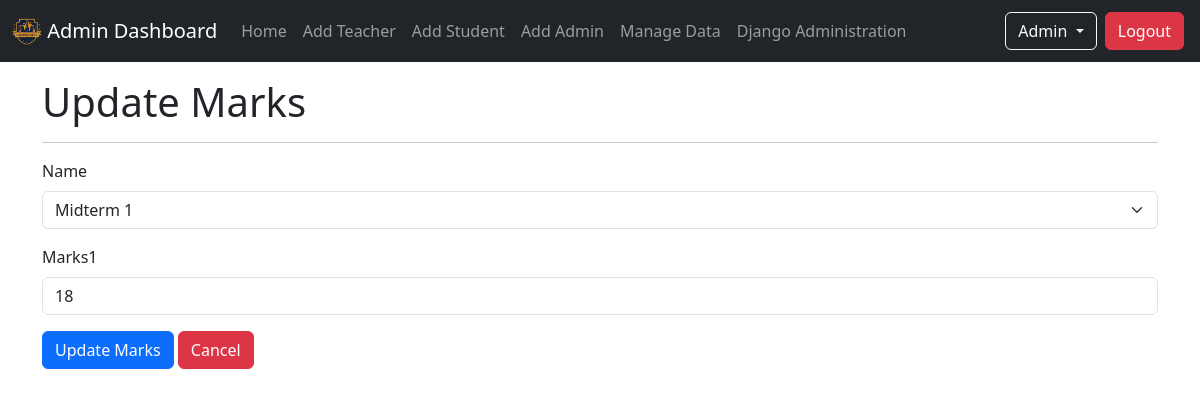
Page /admin_home/manage_data/marks/1/edit (signed in) on the committed database.
### info/models.py (models this page shows, shortened)
class User(AbstractUser):
    is_student = models.BooleanField(default=False, verbose_name='Student Status')
    is_teacher = models.BooleanField(default=False, verbose_name='Teacher Status')
    is_hod = models.BooleanField(default=False, verbose_name='HOD Status')

class Marks(models.Model):
    student_course = models.ForeignKey(StudentCourse, on_delete=models.CASCADE)
    name = models.CharField(max_length=50, choices=exam_name, default='Midterm 1')
    marks1 = models.IntegerField(default=0, validators=[MinValueValidator(0), MaxValueValidator(100)])
    class Meta:
        unique_together = ('student_course', 'name')

### info/views.py (the view, shortened to what this page needs)
# urls.py: path('admin_home/manage_data/marks/<int:pk>/edit', views.UpdateMarks.as_view(), name= 'update_marks'),
class UpdateMarks(LoginRequiredMixin, SuccessMessageMixin, UpdateView):
    model = Marks
    fields = ['name', 'marks1']
    template_name = 'info/admin/marks_form.html'
    success_message = "Marks was successfully updated."
    context_object_name = 'marks'
    pk_url_kwarg = 'pk'
    def get(self, request, *args, **kwargs):
        self.object = None
        if not request.user.is_superuser:
            return redirect('info:unauthorize_view')
        return super().get(request, *args, **kwargs)
    def get_context_data(self, **kwargs):
        context = super(UpdateMarks, self).get_context_data(**kwargs)
        context['form_type'] = 'Update'
        return context

### info/templates/info/admin/marks_form.html (shortened to what this page needs)
{% extends 'base_master.html' %}
{% load django_bootstrap5 %}
{% block content %}
    <div class="container mt-3">
        {% if form_type == 'Update' %}
            <h1>Update Marks</h1>
        {% else %}
            <h1>Create Marks</h1>
        {% endif %}
        <hr>
        <form class="mb-3" action="" method="post">
            {% bootstrap_form form %}
            <button type="submit" class="btn btn-primary">
                {% if form_type == 'Update' %}
                    Update Marks
                {% else %}
                    Submit Marks
                {% endif %}
           </button>
            <button type="button" class="btn btn-danger"
                onclick="window.location='{% url 'info:student_course_detail' marks.student_course_id %}'">Cancel</button>
        </form>
    </div>
{% endblock content %}

### templates/includes/navbar.html (shortened to what this page needs)
{% load static %}
<nav class="navbar navbar-expand-sm navbar-dark bg-dark" aria-label="University Navbar">
  <div class="container-fluid">
    <a class="navbar-brand" href="/">
      <img src="{% static 'info/img/univ-logo.png' %}" alt="Logo" width="30" class="d-inline-block align-text-top">
      {% if request.user.is_authenticated  %}
        {% if request.user.is_student %}
          Student Dashboard
        {% elif request.user.is_teacher %}
          Teacher Dashboard
        {% else %}
          Admin Dashboard
        {% endif %}
      {% else %}
        University
      {% endif %}
    </a>
    <div class="collapse navbar-collapse" id="navbar">
      <ul class="navbar-nav me-auto mb-2 mb-sm-0">
        {% if request.user.is_authenticated  %}
          {% if request.user.is_student %}
            <li class="nav-item">
                <a class="nav-link" href="{% url 'info:student_view' %}">Home</a>
            </li>
            <li class="nav-item">
              <a class="nav-link" href="{% url 'info:student_attendance' request.user.student.roll_number %}">Attendance</a>
            </li>
            <li class="nav-item">
              <a class="nav-link" href="{% url 'info:student_marks' request.user.student.roll_number %}">Marks</a>
            </li>
            <li class="nav-item">
              <a class="nav-link" href="{% url 'info:student_timetable' request.user.student.class_id_id %}">Timetable</a>
            </li>
          {% else %}
            <li class="nav-item">
                <a class="nav-link" href="{% url 'info:admin_view' %}">Home</a>
            </li>
            <li class="nav-item">
              <a class="nav-link" href="{% url 'info:teacher_create' %}">Add Teacher</a>
            </li>
            <li class="nav-item">
              <a class="nav-link" href="{% url 'info:student_create' %}">Add Student</a>
            </li>
            <li class="nav-item">
              <a class="nav-link" href="{% url 'info:create_admin_user' %}">Add Admin</a>
            </li>
            <li class="nav-item">
              <a class="nav-link" href="{% url 'info:manage_data_nav' %}">Manage Data</a>
            </li>
            <li class="nav-item">
              <a class="nav-link" href="/admin" target="_blank">Django Administration</a>
            </li>
          {% endif %}
        {% endif %}
      </ul>
      <ul class="navbar-nav mb-2 mb-sm-0">
        <li class="nav-item dropdown">
          {% if request.user.is_authenticated %}
            <button class="btn btn-outline-light dropdown-toggle text-capitalize" type="button" data-bs-toggle="dropdown" data-bs-auto-close="true" aria-expanded="false">
              {% if request.user.is_teacher %}
                {{request.user.teacher.name}}
              {% elif request.user.is_student %}
                {{request.user.student.name}}
              {% else %}
                {{request.user.username}}
              {% endif %}
            </button>
            <a class="btn btn-danger m-1" href="{% url 'account_logout' %}">Logout</a>
          {% else %}
            <a class="btn btn-outline-light m-1" href="{% url 'account_login' %}">Login</a>
          {% endif %}
        </li>
      </ul>
    </div>
  </div>
</nav>

### rows in the picture
User: user.username "Admin"
Marks: name "Midterm 1", marks1 "18"
